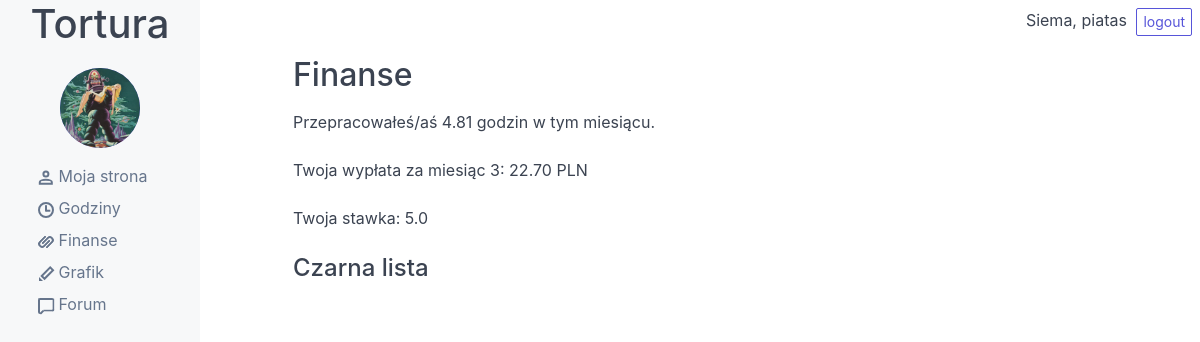
The app's page /finance/ (signed in), older data.
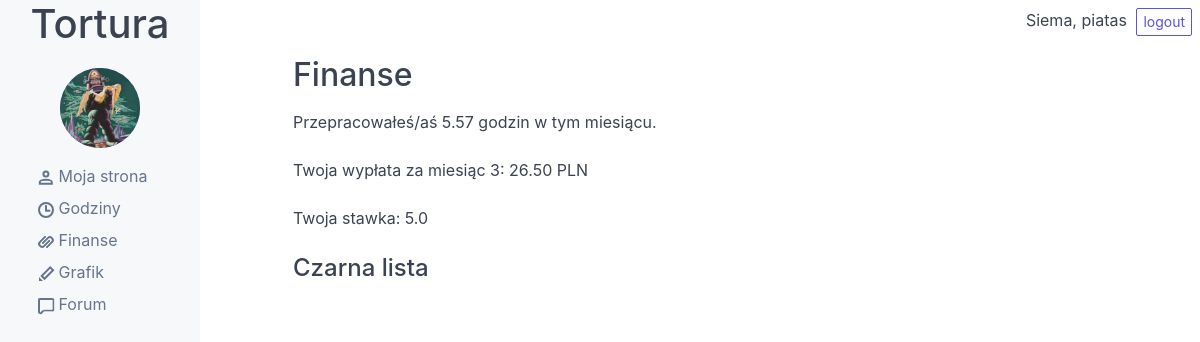
The same page, newer data.
### articles/models.py (models this page shows)
class Payslip(models.Model):
    user = models.ForeignKey(User, on_delete=models.SET_NULL, null=True)
    month = models.IntegerField()
    month_hours = models.FloatField()
    month_salary = models.FloatField(null=True)
    objects = PayslipManager()
    class Meta:
        ordering = ['-month']

### articles/views.py (the view)
# urls.py: path('finance/', finance_view, name='finance'),
@login_required(login_url='/accounts/login')
def finance_view(request):
    user = request.user
    payslip = apps.get_model('articles.Payslip').objects.filter(user=user).last()
    context ={
        'user': user,
        'payslip': payslip,
    }
    return render(request, 'articles/finance.html', context)

### articles/templates/articles/finance.html
{% extends 'base.html' %}
{% block content %}
<h2>Finanse</h2>
<p>Przepracowałeś/aś {{ payslip.month_hours|floatformat:2 }} godzin w tym miesiącu. </p>
<p>Twoja wypłata za miesiąc {{ payslip.month }}: {{ payslip.month_salary|floatformat:2 }} PLN </p>
<p>Twoja stawka: {{ user.profile.rate }} </p>
<h4>Czarna lista</h4>
{% endblock %}

Row changes from the older to the newer data that the page shows:
changed Payslip: month_hours "4.81" → "5.57"; month_salary "22.70" → "26.50"
